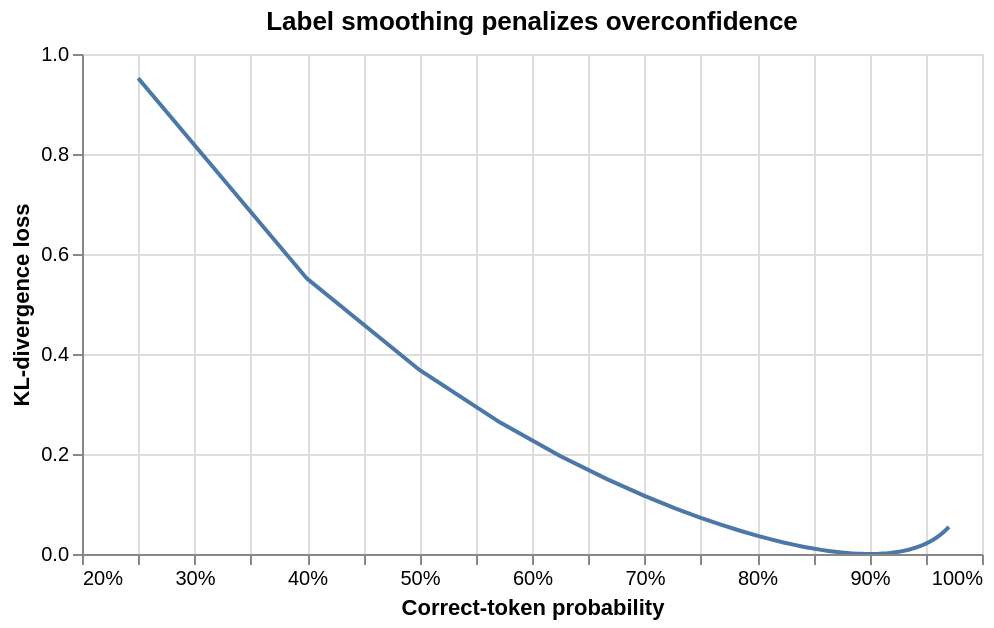

This figure's notebook cell:
### Markdown cell above
> Label smoothing actually starts to penalize the model if it gets
> very confident about a given choice.

### Code cell
def loss(x, crit):
    # Relative weights: padding, correct token, three other tokens.
    weights = torch.tensor(
        [[1e-9, float(x), 1.0, 1.0, 1.0]],
        dtype=torch.float32,
    )

    probabilities = weights / weights.sum(dim=-1, keepdim=True)
    target = torch.tensor([1], dtype=torch.long)

    with torch.no_grad():
        value = crit(probabilities.log(), target)

    return probabilities[0, 1].item(), value.item()


def penalization_visualization():
    crit = LabelSmoothing(size=5, padding_idx=0, smoothing=0.1)

    data = pd.DataFrame(
        [loss(x, crit) for x in range(1, 100)],
        columns=["Correct-token probability", "Loss"],
    )

    return (
        alt.Chart(data)
        .mark_line()
        .properties(
            width=450,
            height=250,
            title="Label smoothing penalizes overconfidence",
        )
        .encode(
            x=alt.X(
                "Correct-token probability:Q",
                axis=alt.Axis(format=".0%"),
            ),
            y=alt.Y("Loss:Q", title="KL-divergence loss"),
            tooltip=["Correct-token probability:Q", "Loss:Q"],
        )
        .interactive()
    )


show_example(penalization_visualization)

### Figure 1 — Vega-Lite specification as saved in the notebook (floating-point values rounded to 4 significant figures)
{"config": {"view": {"continuousWidth": 300, "continuousHeight": 300}}, "data": {"name": "data-89c23a8288f14cc31f6e93c82b35d243"}, "mark": {"type": "line"}, "encoding": {"tooltip": [{"field": "Correct-token probability", "type": "quantitative"}, {"field": "Loss", "type": "quantitative"}], "x": {"axis": {"format": ".0%"}, "field": "Correct-token probability", "type": "quantitative"}, "y": {"field": "Loss", "title": "KL-divergence loss", "type": "quantitative"}}, "height": 250, "params": [{"name": "param_3", "select": {"type": "interval", "encodings": ["x", "y"]}, "bind": "scales"}], "title": "Label smoothing penalizes overconfidence", "width": 450, "$schema": "https://vega.github.io/schema/vega-lite/v5.20.1.json", "datasets": {"data-89c23a8288f14cc31f6e93c82b35d243": [{"Correct-token probability": 0.25, "Loss": 0.9514}, {"Correct-token probability": 0.4, "Loss": 0.5507}, {"Correct-token probability": 0.5, "Loss": 0.3681}, {"Correct-token probability": 0.5714, "Loss": 0.2633}, {"Correct-token probability": 0.625, "Loss": 0.196}, {"Correct-token probability": 0.6667, "Loss": 0.1497}, {"Correct-token probability": 0.7, "Loss": 0.1163}, {"Correct-token probability": 0.7273, "Loss": 0.09145}, {"Correct-token probability": 0.75, "Loss": 0.07246}, {"Correct-token probability": 0.7692, "Loss": 0.05768}, {"Correct-token probability": 0.7857, "Loss": 0.04601}, {"Correct-token probability": 0.8, "Loss": 0.03669}, {"Correct-token probability": 0.8125, "Loss": 0.02919}, {"Correct-token probability": 0.8235, "Loss": 0.02312}, {"Correct-token probability": 0.8333, "Loss": 0.01818}, {"Correct-token probability": 0.8421, "Loss": 0.01416}, {"Correct-token probability": 0.85, "Loss": 0.0109}, {"Correct-token probability": 0.8571, "Loss": 0.008244}, {"Correct-token probability": 0.8636, "Loss": 0.006103}, {"Correct-token probability": 0.8696, "Loss": 0.004391}, {"Correct-token probability": 0.875, "Loss": 0.003039}, {"Correct-token probability": 0.88, "Loss": 0.001993}, {"Correct-token probability": 0.8846, "Loss": 0.001208}, {"Correct-token probability": 0.8889, "Loss": 0.0006442}, {"Correct-token probability": 0.8929, "Loss": 0.0002721}, {"Correct-token probability": 0.8966, "Loss": 6.469e-05}, {"Correct-token probability": 0.9, "Loss": 0.0}, {"Correct-token probability": 0.9032, "Loss": 5.892e-05}, {"Correct-token probability": 0.9062, "Loss": 0.0002254}, {"Correct-token probability": 0.9091, "Loss": 0.0004857}, {"Correct-token probability": 0.9118, "Loss": 0.0008278}, {"Correct-token probability": 0.9143, "Loss": 0.001242}, {"Correct-token probability": 0.9167, "Loss": 0.001718}, {"Correct-token probability": 0.9189, "Loss": 0.002249}, {"Correct-token probability": 0.9211, "Loss": 0.002829}, {"Correct-token probability": 0.9231, "Loss": 0.00345}, {"Correct-token probability": 0.925, "Loss": 0.004109}, {"Correct-token probability": 0.9268, "Loss": 0.0048}, {"Correct-token probability": 0.9286, "Loss": 0.00552}, {"Correct-token probability": 0.9302, "Loss": 0.006264}, {"Correct-token probability": 0.9318, "Loss": 0.007031}, {"Correct-token probability": 0.9333, "Loss": 0.007816}, {"Correct-token probability": 0.9348, "Loss": 0.008617}, {"Correct-token probability": 0.9362, "Loss": 0.009433}, {"Correct-token probability": 0.9375, "Loss": 0.01026}, {"Correct-token probability": 0.9388, "Loss": 0.0111}, {"Correct-token probability": 0.94, "Loss": 0.01195}, {"Correct-token probability": 0.9412, "Loss": 0.0128}, {"Correct-token probability": 0.9423, "Loss": 0.01366}, {"Correct-token probability": 0.9434, "Loss": 0.01453}, {"Correct-token probability": 0.9444, "Loss": 0.0154}, {"Correct-token probability": 0.9455, "Loss": 0.01627}, {"Correct-token probability": 0.9464, "Loss": 0.01714}, {"Correct-token probability": 0.9474, "Loss": 0.01802}, {"Correct-token probability": 0.9483, "Loss": 0.0189}, {"Correct-token probability": 0.9492, "Loss": 0.01978}, {"Correct-token probability": 0.95, "Loss": 0.02065}, {"Correct-token probability": 0.9508, "Loss": 0.02153}, {"Correct-token probability": 0.9516, "Loss": 0.02241}, {"Correct-token probability": 0.9524, "Loss": 0.02328}, {"Correct-token probability": 0.9531, "Loss": 0.02415}, {"Correct-token probability": 0.9538, "Loss": 0.02502}, {"Correct-token probability": 0.9545, "Loss": 0.02589}, {"Correct-token probability": 0.9552, "Loss": 0.02675}, {"Correct-token probability": 0.9559, "Loss": 0.02761}, {"Correct-token probability": 0.9565, "Loss": 0.02847}, {"Correct-token probability": 0.9571, "Loss": 0.02933}, {"Correct-token probability": 0.9577, "Loss": 0.03018}, {"Correct-token probability": 0.9583, "Loss": 0.03103}, {"Correct-token probability": 0.9589, "Loss": 0.03187}, {"Correct-token probability": 0.9595, "Loss": 0.03271}, {"Correct-token probability": 0.96, "Loss": 0.03354}, {"Correct-token probability": 0.9605, "Loss": 0.03438}, {"Correct-token probability": 0.961, "Loss": 0.0352}, {"Correct-token probability": 0.9615, "Loss": 0.03603}, {"Correct-token probability": 0.962, "Loss": 0.03684}, {"Correct-token probability": 0.9625, "Loss": 0.03766}, {"Correct-token probability": 0.963, "Loss": 0.03847}, {"Correct-token probability": 0.9634, "Loss": 0.03927}, {"Correct-token probability": 0.9639, "Loss": 0.04007}, {"Correct-token probability": 0.9643, "Loss": 0.04087}, {"Correct-token probability": 0.9647, "Loss": 0.04166}, {"Correct-token probability": 0.9651, "Loss": 0.04245}, {"Correct-token probability": 0.9655, "Loss": 0.04323}, {"Correct-token probability": 0.9659, "Loss": 0.04401}, {"Correct-token probability": 0.9663, "Loss": 0.04478}, {"Correct-token probability": 0.9667, "Loss": 0.04555}, {"Correct-token probability": 0.967, "Loss": 0.04631}, {"Correct-token probability": 0.9674, "Loss": 0.04707}, {"Correct-token probability": 0.9677, "Loss": 0.04783}, {"Correct-token probability": 0.9681, "Loss": 0.04858}, {"Correct-token probability": 0.9684, "Loss": 0.04932}, {"Correct-token probability": 0.9688, "Loss": 0.05006}, {"Correct-token probability": 0.9691, "Loss": 0.0508}, {"Correct-token probability": 0.9694, "Loss": 0.05153}, {"Correct-token probability": 0.9697, "Loss": 0.05226}, {"Correct-token probability": 0.97, "Loss": 0.05299}, {"Correct-token probability": 0.9703, "Loss": 0.05371}, {"Correct-token probability": 0.9706, "Loss": 0.05442}]}}
